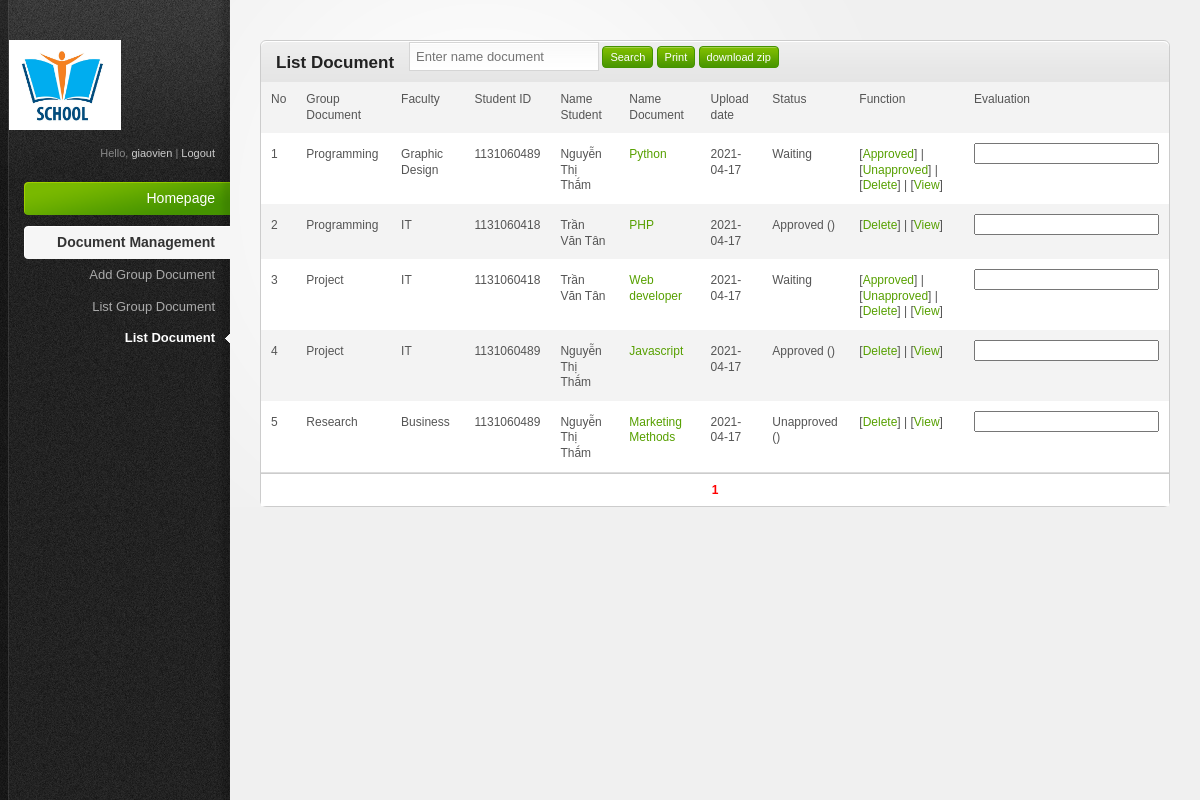
Page /admin/index.php?act=document (signed in) on the committed database.
### tables this page shows
CREATE TABLE IF NOT EXISTS `tbl_document` (
  `id` int(11) NOT NULL AUTO_INCREMENT,
  `id_groupDoc` int(11) NOT NULL,
  `id_faculty` int(11) NOT NULL,
  `studentID` varchar(20) NOT NULL,
  `title` varchar(100) NOT NULL,
  `uploadDate` date NOT NULL,
  `document` varchar(300) NOT NULL,
  `image` varchar(300) NOT NULL,
  `status` varchar(20) NOT NULL,
  `adminID` varchar(20) NOT NULL,
  `description` varchar(300) NOT NULL,
  PRIMARY KEY (`id`)
);

CREATE TABLE IF NOT EXISTS `tbl_groupDoc` (
  `id` int(11) NOT NULL AUTO_INCREMENT,
  `name` varchar(50) NOT NULL,
  PRIMARY KEY (`id`)
);

CREATE TABLE IF NOT EXISTS `tbl_faculty` (
  `id` int(11) NOT NULL AUTO_INCREMENT,
  `name` varchar(50) NOT NULL,
  PRIMARY KEY (`id`)
);

CREATE TABLE IF NOT EXISTS `tbl_student` (
  `studentID` varchar(20) NOT NULL,
  `password` varchar(300) NOT NULL,
  `id_faculty` int(11) NOT NULL,
  `fullname` varchar(50) NOT NULL,
  `dob` date NOT NULL,
  `phoneNum` varchar(15) NOT NULL,
  `email` varchar(30) NOT NULL,
  PRIMARY KEY (`studentID`)
);

### admin/modules/document/list.php (the view, shortened to what this page needs)
<div class="content-box-header">
	<h3>List Document</h3>
	<form>
		<input placeholder='Enter name document' name="name"/>
		<input type="submit" value="Search" class="button">
		<a target="_blank" href="printDocument.php?"><input type="button" value="Print" class="button"></a>
		<a target="_blank" href="downloadzip.php?"><input type="button" value="download zip" class="button"></a>
	</form>
</div>
<table>
	<tr>
		<td>No</td>
		<td>Group Document</td>
		<td>Faculty</td>
		<td>Student ID</td>
		<td>Name Student</td>
		<td>Name Document</td>
		<td>Upload date</td>
		<td>Status</td>
		<td>Function</td>
		<td>Evaluation</td>
	</tr>
<?php
$faculty_gv=$_SESSION['faculty_gv'];
if($_SESSION['roles']=="Admin" || $_SESSION['roles']=="Coordinator"){$morong=" "; $morong1="";}
else {$morong="DA.id_faculty=$faculty_gv and"; $morong1="where DA.id_faculty=$faculty_gv";}
if($_GET['id_faculty']){
	$sql="select NDA.name as 'nameGroup', CN.name as 'nameFaculty', DA.*, SV.fullname from tbl_document DA inner join tbl_groupDoc NDA on DA.id_groupDoc=NDA.id inner join tbl_faculty CN on DA.id_faculty=CN.id inner join tbl_student SV on SV.studentID=DA.studentID where $morong DA.studentID in (select studentID from tbl_student where id_faculty=$_GET[id_faculty]) order by DA.id desc";
}
else{
	$sql="select NDA.name as 'nameGroup', CN.name as 'nameFaculty', DA.*, SV.fullname from tbl_document DA inner join tbl_groupDoc NDA on DA.id_groupDoc=NDA.id inner join tbl_faculty CN on DA.id_faculty=CN.id inner join tbl_student SV on SV.studentID=DA.studentID $morong1 order by DA.id desc";
}
$qr=mysql_query($sql." limit $GLOBALS[vtbd], $GLOBALS[limit]");
$i=0;
while ($kq=mysql_fetch_array($qr)) {
	$i++;
	echo "<tr>";
		echo "<td>$i</td>";
		echo "<td>".$kq['nameGroup']."</td>";
		echo "<td>".$kq['nameFaculty']."</td>";
		echo "<td>".$kq['studentID']."</td>";
		echo "<td>".$kq['fullname']."</td>";
		echo "<td><a href='../upload/$kq[document]' target='_blank'>".$kq['title']."</a></td>";
		echo "<td>".$kq['uploadDate']."</td>";
		echo "<td>".$kq['status'];
		if($kq['status']!="Waiting"){
			$tv="select fullname from tbl_admin where adminID='$kq[adminID]'";
			$tv1=mysql_query($tv);
			$tv2=mysql_fetch_array($tv1);
			echo " ($tv2[fullname])</td><td>";
		}
		else{
			echo "</td>";
			echo "<td>[<a href='?act=document&mod=approvedDoc&id=$kq[id]&status=Approved'>Approved</a>] | [<a href='?act=document&mod=approvedDoc&id=$kq[id]&status=Unapproved'>Unapproved</a>] | ";
		}
			echo "[<a href='?act=document&mod=delete&id=$kq[id]' onclick='return checkDel()'>Delete</a>] | [<a href='?act=document&mod=seeSummary&id=$kq[id]'>View</a>]</td>";
			echo "<td><input name='evaluation".$kq[id]."' class='text-form'></td>";
	echo "</tr>";
}
?>
</table>
<?php
	if($_GET['id_faculty']) pageDivider("select count(*) from tbl_document where $morong studentID in (select studentID from tbl_student where id_faculty=$_GET[id_faculty])");
	elseif($_GET['name']) pageDivider("select count(*) from tbl_document where $morong title like'%$_GET[name]%'");
	else pageDivider("select count(*) from tbl_document DA $morong1");
?>

### admin/teamplates/css/style.css (style rules this page uses)
html { font-size: 100%; height: 100%; margin-bottom: 1px; }
body { font-family: Arial, Helvetica, sans-serif; color: #555; background: #f0f0f0 url('../images/bg-body.gif') top left repeat-y; font-size: 12px; }
h1, h2, h3, h4, h5, h6 { font-family: Helvetica, Arial, sans-serif; color: #222; font-weight: bold; }
h3 { font-size: 17px; padding: 0 0 10px 0; }
a { color: #57a000; text-decoration: none; }
.button { font-family: Verdana, Arial, sans-serif; display: inline-block; background: #459300 url('../images/bg-button-green.gif') top left repeat-x !important; border: 1px solid #459300 !important; padding: 4px 7px 4px 7px !important; color: #fff !important; font-size: 11px !important; cursor: pointer; }
.content-box-header { background: #e5e5e5 url('../images/bg-content-box.gif') top left repeat-x; margin-top: 1px; height: 40px; }
.content-box-header h3 { padding: 12px 15px 10px; float: left; }
#main-content table { width: 100%; border-collapse: collapse; }
#main-content tbody tr { background: #fff; }
#main-content tbody tr.alt-row { background: #f3f3f3; }
#main-content table td, #main-content table th { padding: 10px; line-height: 1.3em; }
form input, input.text-input, form select, form textarea, form .wysiwyg { padding: 6px; font-size: 13px; background: #fff url('../images/bg-form-field.gif') top left repeat-x; border: 1px solid #d5d5d5; color: #333; }

### admin/teamplates/css/invalid.css (style rules this page uses)
.button, #main-content table tfoot td .bulk-actions select, .pagination a.number, form input.text-input, form textarea, form .wysiwyg, form select { -moz-border-radius: 4px; -webkit-border-radius: 4px; border-radius: 4px; }
.content-box, .content-box-header, ul.content-box-tabs li a.current, .shortcut-button, .notification { -moz-border-radius: 6px; -webkit-border-radius: 6px; border-radius: 6px; }
.content-box-header { -moz-border-radius-bottomleft: 0; -moz-border-radius-bottomright: 0; -webkit-border-bottom-left-radius: 0; -webkit-border-bottom-right-radius: 0; border-bottom-left-radius: 0; border-bottom-right-radius: 0; }

### rows in the picture
tbl_document: id_groupDoc.name "Programming", id_faculty.name "Graphic Design", studentID "1131060489", studentID.fullname "Nguyễn Thị Thắm", title "Python", uploadDate "2021-04-17", status "Waiting"
tbl_document: id_groupDoc.name "Programming", id_faculty.name "IT", studentID "1131060418", studentID.fullname "Trần Văn Tân", title "PHP", uploadDate "2021-04-17", status "Approved"
tbl_document: id_groupDoc.name "Project", id_faculty.name "IT", studentID "1131060418", studentID.fullname "Trần Văn Tân", title "Web developer", uploadDate "2021-04-17", status "Waiting"
tbl_document: id_groupDoc.name "Project", id_faculty.name "IT", studentID "1131060489", studentID.fullname "Nguyễn Thị Thắm", title "Javascript", uploadDate "2021-04-17", status "Approved"
tbl_document: id_groupDoc.name "Research", id_faculty.name "Business", studentID "1131060489", studentID.fullname "Nguyễn Thị Thắm", title "Marketing Methods", uploadDate "2021-04-17", status "Unapproved"

### other values in the picture
$_SESSION['adminID'] "giaovien"
